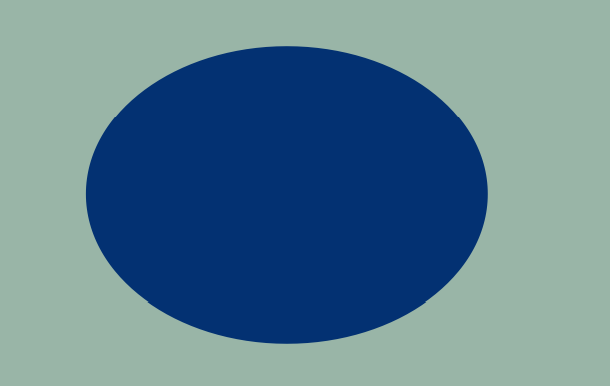
#> input picture visual_search_hw2/Test1.png, 610 x 386 px; its folder holds only this picture in this run
$ python Image.py   (Python 2 division)   (older library calls are emulated)
#> lines starting #> are read from the running program, lines starting #| are printed output that depends on the picture; after the words box and inside, x2 and y2 are one past the last pixel; in counts of white or black regions, pixels touching at a corner belong together
import numpy as np
from scipy import misc, ndimage, stats
import pylab as plt
import math
from skimage import transform, feature, filter, color, draw

def imread(filename):
#> called with filename = 'visual_search_hw2/Test1.png'
	return misc.imread(filename)
#> returned value is the input picture: shape (386, 610, 3); mean R, G, B 93.2, 128.4, 145.9

def imsave(im, filename):
	misc.imsave(filename, im)

def imshow(im_list):
	l = len(im_list)
	fig, ax = plt.subplots(ncols=l)
	for i in range(l):
		ax[i].imshow(im_list[i],cmap = 'gray')
		ax[i].axis('off')
	plt.show()

def display_hist(im):
	plt.hist(im.flatten(),bins=64)
	plt.show()

# [6 lines left out: function hist_eq, not called in this run]

def RGB_to_gray(im):
	a = im.shape[0]
#> a = 386
	b = im.shape[1]
#> b = 610
	result = np.zeros((a,b), dtype='uint8')
	for x in range(a):
		for y in range(b):
			result[x][y] = 0.299*im[x][y][0] + \
			0.587*im[x][y][1] + 0.114*im[x][y][2]
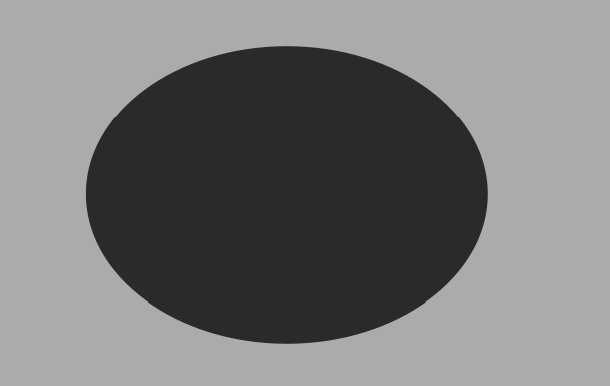
#> result: shape (386, 610); min 42, max 171, mean 119.6
	return result

# [17 lines left out: functions gray_to_RGB, resize, not called in this run]

def separate_bg(im):
	bg = im[0][0]
#> bg = 171
	a,b = im.shape
#> a = 386; b = 610
	result = np.zeros((a,b))
	for x in range(a):
		for y in range(b):
			if im[x][y] == bg:
				result[x][y] = 0
			else:
				result[x][y] = 255
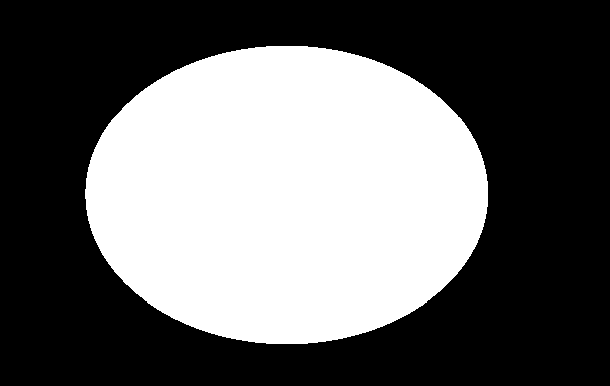
#> result: shape (386, 610) float64; 40.1% white; 1 white region, box (x1, y1, x2, y2) and area: (85, 46, 488, 344) 94513
	return result

# [32 lines left out: functions threshold_RGB, threshold_binary, threshold_filter, not called in this run]

def gaussian(im, sigma = 2):
#> called with sigma = 1
	return ndimage.filters.gaussian_filter(im,sigma)
#> returned value: shape (386, 610) float64

def gradient(im):
	xGradient = np.array([[-1,0,1],[-2,0,2],[-1,0,1]])
	yGradient = np.array([[-1,-2,-1],[0,0,0],[1,2,1]])
	im = im.astype(np.int64)
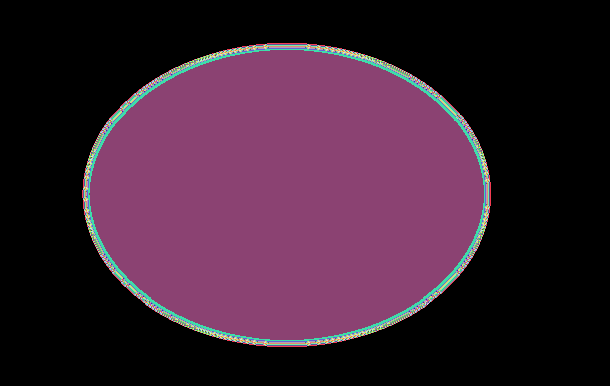
#> im: shape (386, 610) int64; 83 distinct labels, from 0 to 255; one colour per label, 0 black
	dx = ndimage.convolve(im, xGradient)
	dy = ndimage.convolve(im, yGradient)
	tot_grad = np.sqrt(np.square(np.absolute(dx)) + np.square(np.absolute(dy)))
	theta = np.arctan2(dy, dx)
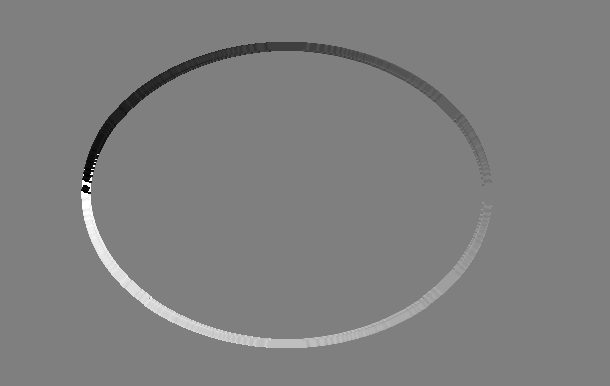
#> theta: shape (386, 610) float64; min -3.14, max 3.14, mean 0.00263; drawn with min black and max white
	return (tot_grad, theta, np.absolute(dx), np.absolute(dy))

# [89 lines left out: functions non_max_suppression, hysteresis, explore, canny_edge, not called in this run]

def hough_circles(im):
	image = np.copy(im)
	edges = filter.canny(image)
	# Detect two radii
	hough_radii = np.arange(im.shape[1]/16, im.shape[0]/2, 2)
	hough_res = transform.hough_circle(edges, hough_radii)

	centers = []
	accums = []
	radii = []

	for radius, h in zip(hough_radii, hough_res):
		# For each radius, extract two circles
		peaks = feature.peak_local_max(h, num_peaks=2)
		centers.extend(peaks)
		accums.extend(h[peaks[:, 0], peaks[:, 1]])
		radii.extend([radius, radius])

	image = color.gray2rgb(image)
	for idx in np.argsort(accums)[::-1][:1]:
		if accums[idx] > np.median(accums):
			center_x, center_y = centers[idx]
			radius = radii[idx]
			cx, cy = draw.circle_perimeter(center_y, center_x, radius)
			image[cy, cx] = (220, 20, 20)
	imshow([im,image])

# [4 lines left out: function hough_lines, not called in this run]

for i in range(1,24):
	a = imread("visual_search_hw2/Test" + str(i) + ".png")
	b = RGB_to_gray(a)
	th = separate_bg(b)
	th_blur = gaussian(th,1)
	grad,theta,dx,dy = gradient(th_blur)
#> dx: shape (386, 610) int64; 241 distinct labels, from 0 to 656
#> dy: shape (386, 610) int64; 242 distinct labels, from 0 to 656
	inv = 255 - grad
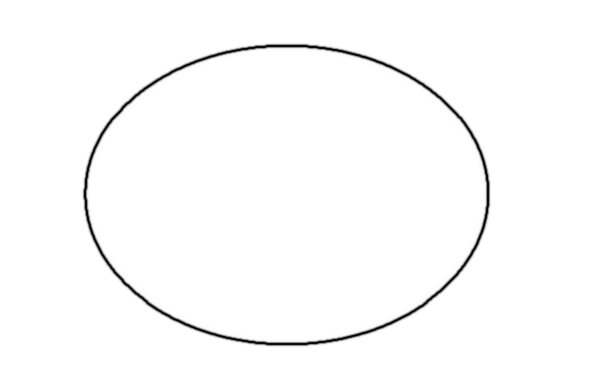
#> inv: shape (386, 610) float64; min -431.3, max 255, mean 245.4; drawn with min black and max white
	hough_circles(b)
#> in hough_circles, `edges = filter.canny(image)`:
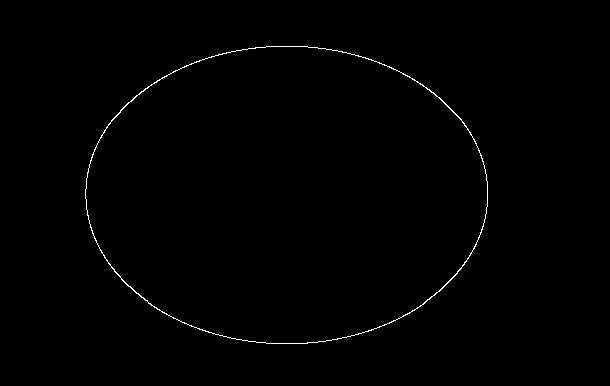
#> edges: shape (386, 610) bool; 0.53% white in thin lines or dots, all inside (x1, y1, x2, y2) = (85, 46, 488, 344)
#> the loop in hough_circles, `for radius, h in zip(hough_radii, hough_res):` made 78 passes
#> (radius, peaks) on passes 1 to 12: (38, [[145, 140], [146, 139]]), (40, [[181, 126], [182, 126]]), (42, [[182, 128], [183, 128]]), (44, [[146, 426], [182, 130]]), (46, [[182, 132], [205, 132]]), (48, [[181, 134], [182, 134]]), (50, [[153, 149], [152, 423]]), (52, [[155, 150], [182, 138]]), (54, [[153, 419], [157, 151]]), (56, [[183, 142], [204, 142]]), (58, [[156, 416], [183, 144]]), (60, [[191, 145], [196, 145]])
#> after the loop in hough_circles, `for radius, h in zip(hough_radii, hough_res):`: accums = 156 values, max 0.251 at index 80, min 0.0799 at index 13, mean 0.114; centers = 156 pairs, first value 145 to 242, second value 126 to 426; radii = 156 values from 38 to 192
#> the loop in hough_circles, `for idx in np.argsort(accums)[::-1][:1]:` made 1 pass
#> (idx, center_x, center_y, radius) on pass 1: (80, 194, 369, 118)
#> after the loop in hough_circles, `for idx in np.argsort(accums)[::-1][:1]:`:
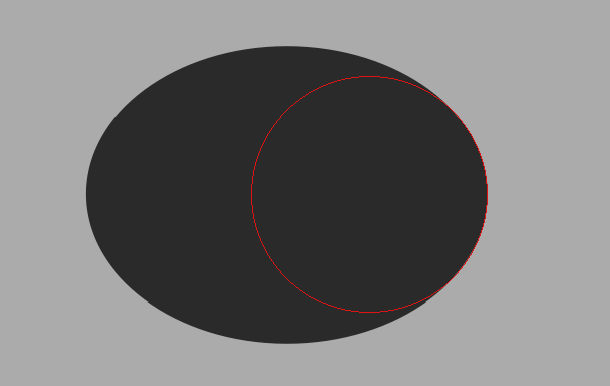
#> image: shape (386, 610, 3); mean R, G, B 120, 119.5, 119.5
#> in imshow, `l = len(im_list)`: l = 2
#> (the run stopped early here; a loop or call above may not have finished)
